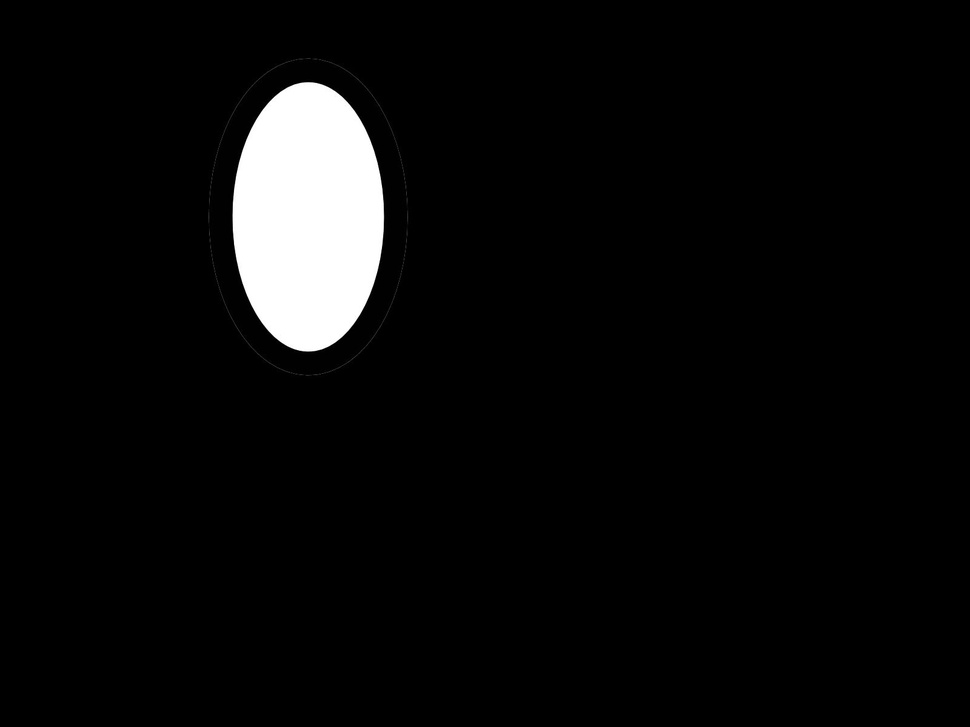
#> input picture Image Processing/ellipse.jpg, 970 x 727 px, shrunk from 1600 x 1200 before the run
$ python image_processing.py
#> lines starting #> are read from the running program, lines starting #| are printed output that depends on the picture; after the words box and inside, x2 and y2 are one past the last pixel; in counts of white or black regions, pixels touching at a corner belong together
import numpy as np
import cv2 as cv
from matplotlib import pyplot as plt

def processImage(image):
#> called with image = 'ellipse.jpg'
    sketch = cv.imread(image)
#> sketch is the input picture: shape (727, 970, 3); min 0, max 255, mean 11.6

    imgray = cv.cvtColor(sketch, cv.COLOR_BGR2GRAY)
    ret, thresh = cv.threshold(imgray, 127, 255, 0)
#> thresh: shape (727, 970); 4.5% white; 1 white region
    contours, hierarchy = cv.findContours(thresh, cv.RETR_TREE, cv.CHAIN_APPROX_SIMPLE)
#> contours = 1 contour; box (x1, y1, x2, y2) and area: (233, 82, 384, 352) 31612
    cv.drawContours(sketch, contours, -1, (0,255,0), 3)
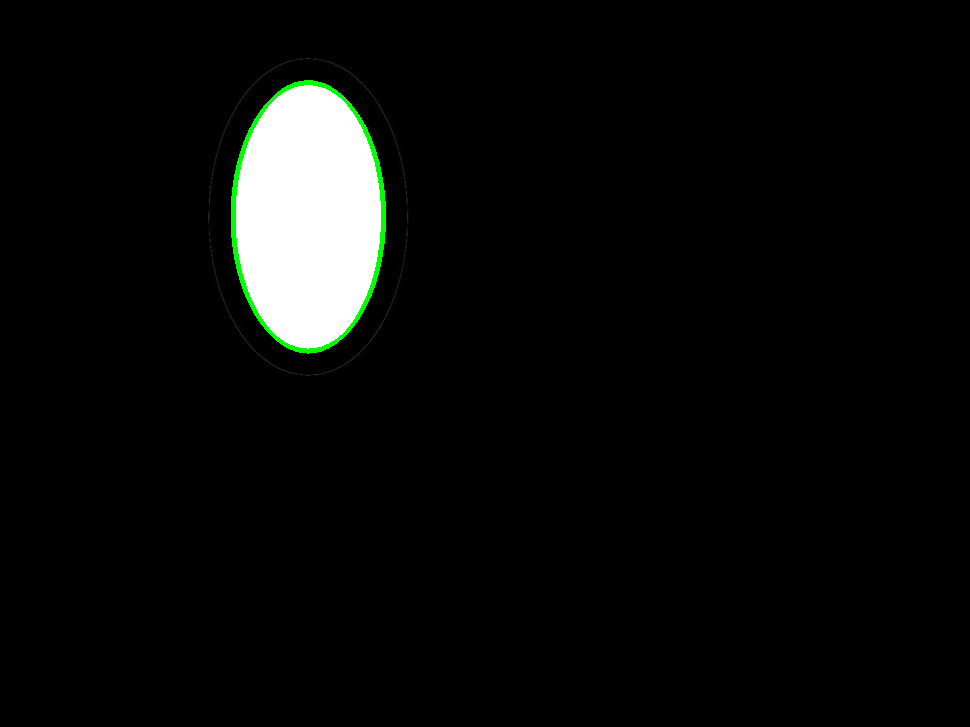
#> sketch: shape (727, 970, 3); 0.44% of pixels changed, all inside (x1, y1, x2, y2) = (231, 80, 386, 354)

    plt.subplot(121),plt.imshow(sketch, cmap = 'gray')

    coords = list()
    numVertices = len(contours[0])
#> numVertices = 294
    print("Number of Vertices: ", len(contours[0]))
#| Number of Vertices:  294
    if (numVertices == 4):
        for i in range (0, len(contours[0])):
            # x coordinate
            coords.append(contours[0][i][0][0])
            # y coordinate
            coords.append(contours[0][i][0][1])
    else:
        for i in range (0, len(contours[0])):
            if (i % 10):
                # x coordinate
                coords.append(contours[0][i][0][0])
                # y coordinate
                coords.append(contours[0][i][0][1])
#> after the loop, coords = 528 values, max 383 at index 394, min 82 at index 527, mean 263.8

    print("Number of Vertices in Final ", len(coords) / 2)
#| Number of Vertices in Final  264.0
    for i in coords:
        print(i)
#> this loop made 528 passes
#> i on passes 1 to 3: 303, 83, 298
#| 303
#| 83
#| 298
#| 83
#| 297
#| 84
#| 294
#| 84
#> (further printed lines are left out)

    cv.imshow('Output Sketch', sketch)
    cv.waitKey(0)
    cv.destroyAllWindows()
    return coords

processImage('ellipse.jpg')

$ run again, with Image Processing/flower.jpg copied over Image Processing/ellipse.jpg
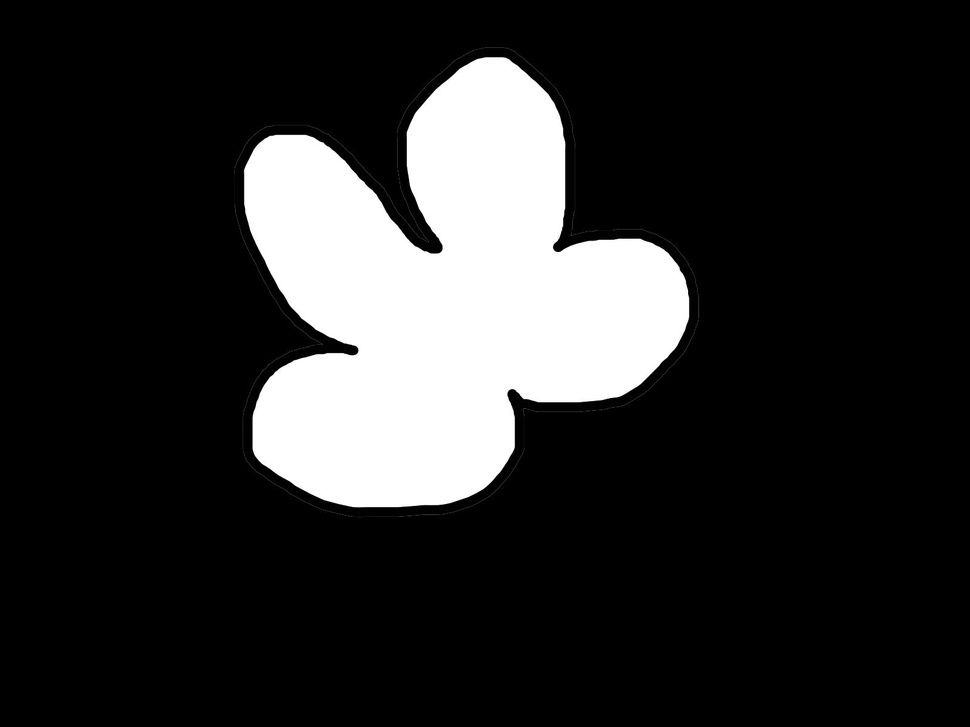
#> input picture Image Processing/flower.jpg, 970 x 727 px, shrunk from 1600 x 1200 before the run
#> in processImage, sketch is the input picture: shape (727, 970, 3); min 0, max 255, mean 44.1
#> thresh: shape (727, 970); 17.3% white; 1 white region
#> contours = 1 contour; box (x1, y1, x2, y2) and area: (244, 57, 689, 507) 120777
#> in processImage, `cv.drawContours(sketch, contours, -1, (0,255,0), 3)`:
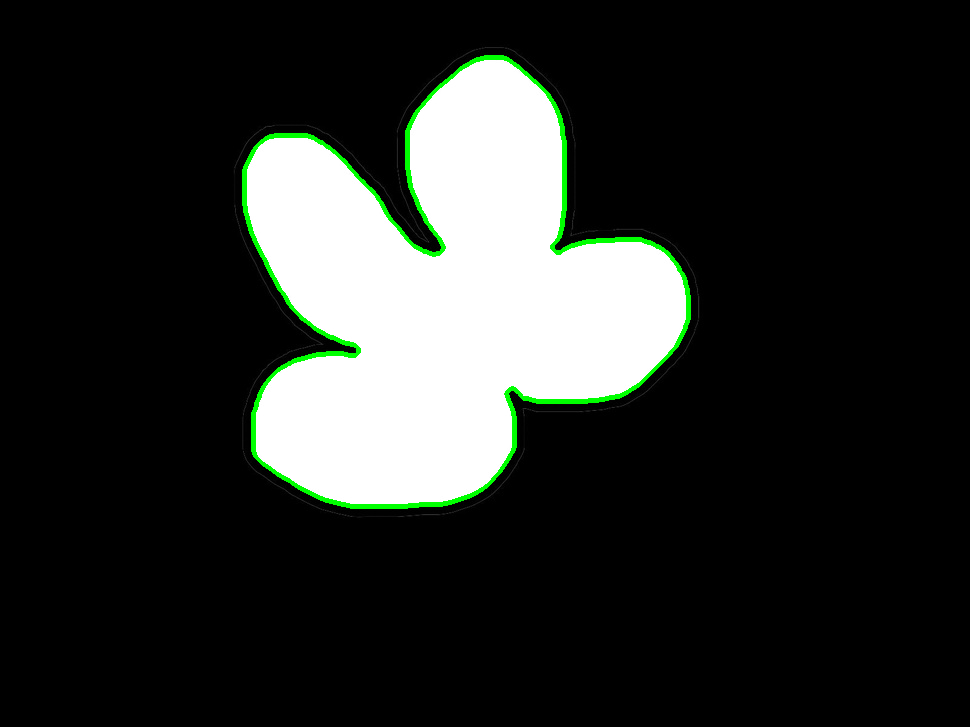
#> sketch: shape (727, 970, 3); 1.23% of pixels changed, all inside (x1, y1, x2, y2) = (242, 55, 691, 509)
#> numVertices = 723
#| Number of Vertices:  723
#> after the loop in processImage, `for i in range (0, len(contours[0])):`: coords = 1300 values, max 688 at index 1076, min 57 at index 1299, mean 356.3
#| Number of Vertices in Final  650.0
#> the loop in processImage, `for i in coords:` made 1300 passes
#> i on passes 1 to 3: 483, 58, 480
#> (printed output is left out)

$ run again, with Image Processing/rectangles.jpg copied over Image Processing/ellipse.jpg
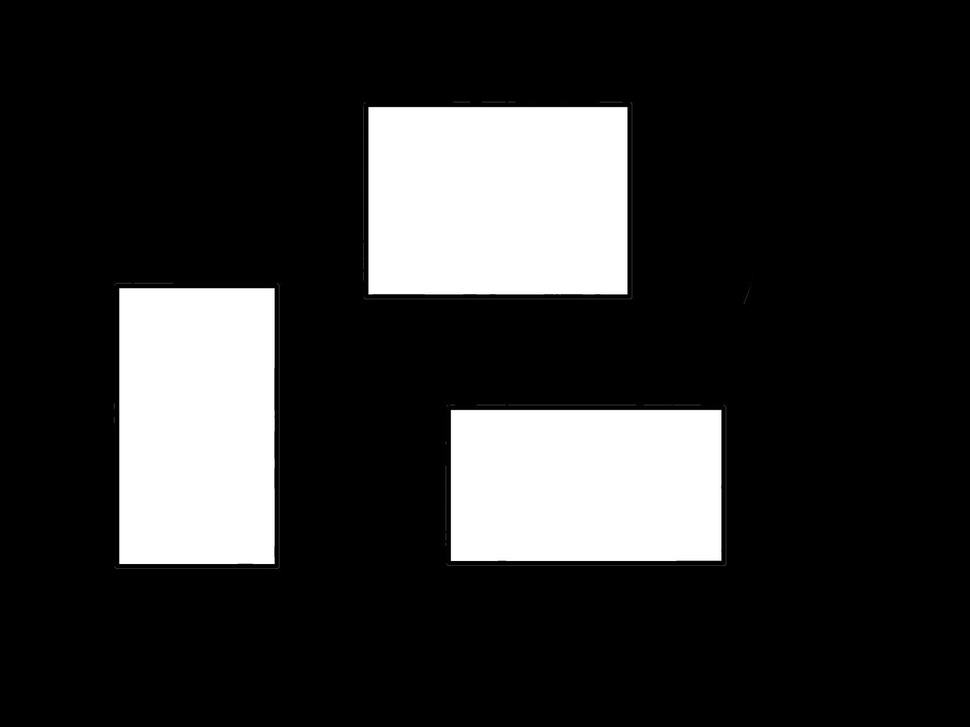
#> input picture Image Processing/rectangles.jpg, 970 x 727 px, shrunk from 1600 x 1200 before the run
#> in processImage, sketch is the input picture: shape (727, 970, 3); min 0, max 255, mean 47.9
#> thresh: shape (727, 970); 18.7% white; 3 white regions
#> contours = 3 contours; box (x1, y1, x2, y2) and area: (368, 107, 627, 294) 47988, (119, 288, 275, 564) 42524, (451, 410, 721, 561) 40350
#> in processImage, `cv.drawContours(sketch, contours, -1, (0,255,0), 3)`:
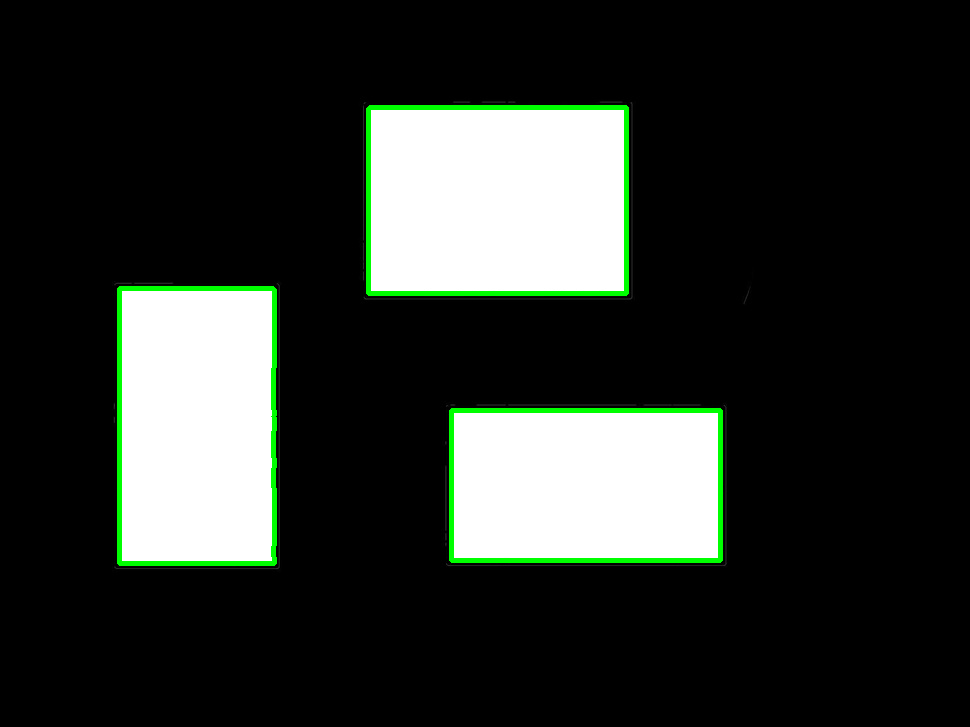
#> sketch: shape (727, 970, 3); 1.83% of pixels changed, all inside (x1, y1, x2, y2) = (117, 105, 723, 566)
#> numVertices = 4
#| Number of Vertices:  4
#> the loop in processImage, `for i in range (0, len(contours[0])):` made 4 passes
#> after the loop in processImage, `for i in range (0, len(contours[0])):`: coords = [451, 410, 451, 560, 720, 560, 720, 410]
#| Number of Vertices in Final  4.0
#> the loop in processImage, `for i in coords:` made 8 passes
#> i on passes 1 to 8: 451, 410, 451, 560, 720, 560, 720, 410
#> (printed output is left out)
